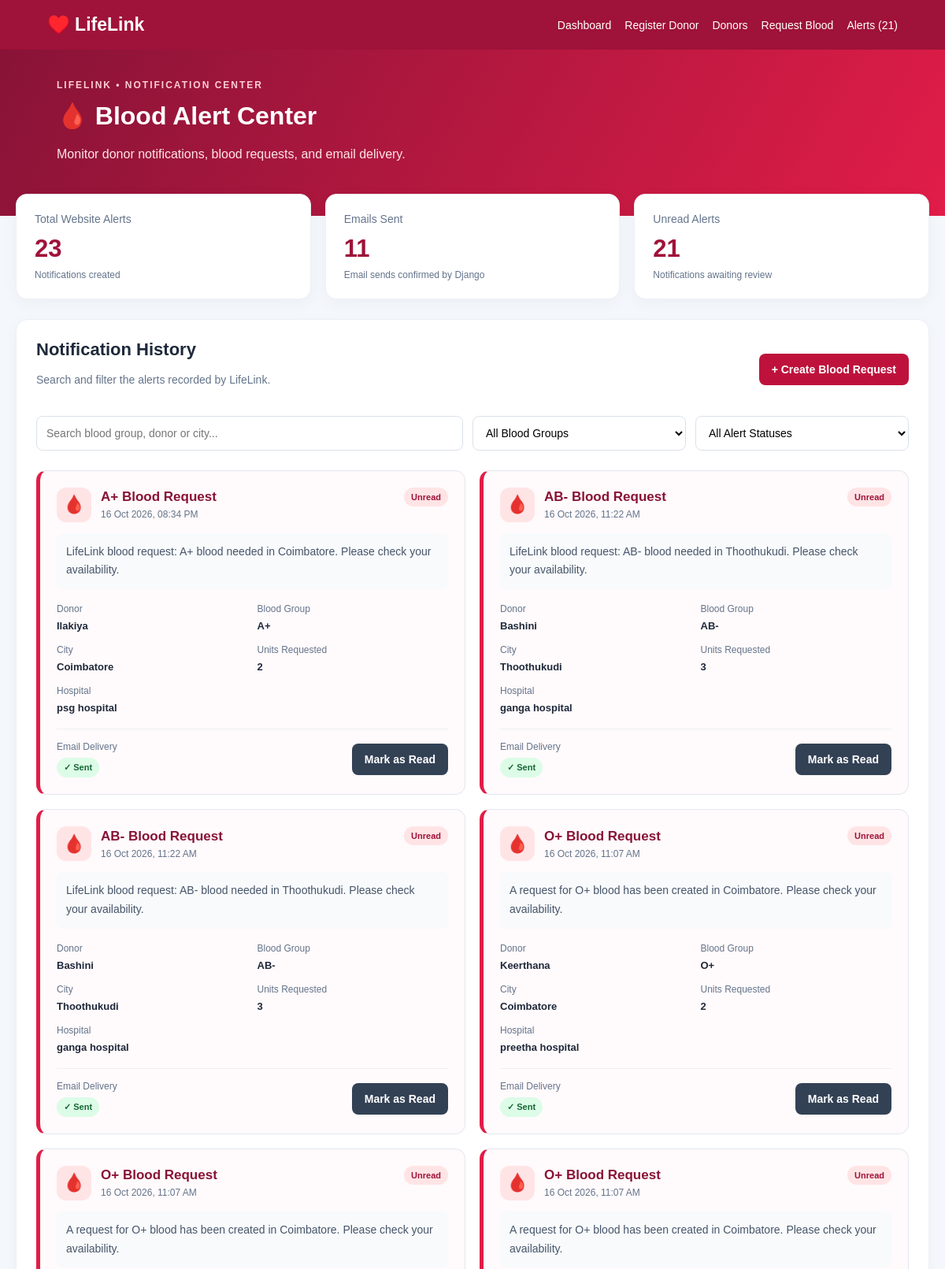
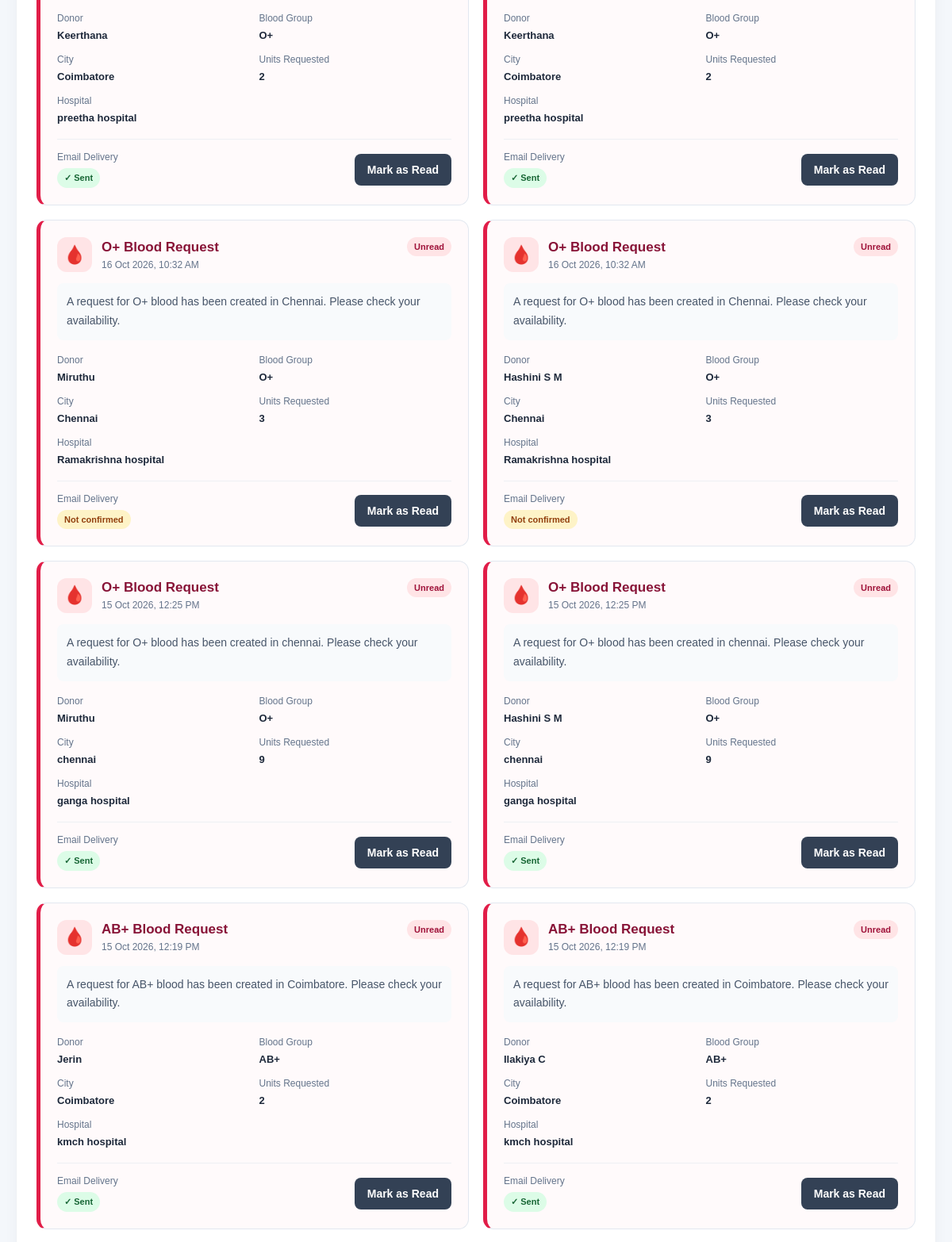
The app's page /alerts/ (upper part) with its own data (2 pictures, top to bottom).
### donors/models.py (models this page shows, shortened)
class DonorAlert(models.Model):
    donor = models.ForeignKey(
        Donor,
        on_delete=models.CASCADE,
        related_name="blood_alerts",
    )
    blood_request = models.ForeignKey(
        BloodRequest,
        on_delete=models.CASCADE,
        related_name="alerts",
    )
    message = models.CharField(max_length=250)
    email_sent = models.BooleanField(default=False)
    is_read = models.BooleanField(default=False)
    created_at = models.DateTimeField(auto_now_add=True)
    class Meta:
        ordering = ["-created_at"]

class BloodRequest(models.Model):
    BLOOD_GROUPS = [
        ("A+", "A+"), ("A-", "A-"),
        ("B+", "B+"), ("B-", "B-"),
        ("AB+", "AB+"), ("AB-", "AB-"),
        ("O+", "O+"), ("O-", "O-"),
    ]
    patient_name = models.CharField(max_length=100)
    blood_group = models.CharField(
        max_length=3, choices=BLOOD_GROUPS
    )
    city = models.CharField(max_length=100)
    contact_email = models.EmailField()
    units = models.PositiveSmallIntegerField(default=1)
    hospital = models.CharField(max_length=150, blank=True)
    created_at = models.DateTimeField(auto_now_add=True)
    status = models.CharField(
        max_length=20,
        default="Pending",
        choices=[
            ("Pending", "Pending"),
            ("Fulfilled", "Fulfilled"),
            ("Cancelled", "Cancelled"),
        ],
    )

class Donor(models.Model):
    name = models.CharField(max_length=100)
    age = models.IntegerField()
    gender = models.CharField(max_length=10)
    blood_group = models.CharField(max_length=5)
    phone = models.CharField(max_length=15)
    address = models.TextField()
    email = models.EmailField(blank=True, default="")
    city = models.CharField(max_length=100, default="")
    is_available = models.BooleanField(default=True)

### donors/views.py (the view)
# urls.py: path('alerts/', views.alerts, name='alerts'),
def alerts(request):
    all_alerts = DonorAlert.objects.select_related(
        "donor", "blood_request"
    ).order_by("-created_at")
    context = {
        "alerts": all_alerts,
        "alert_count": all_alerts.count(),
        "email_count": all_alerts.filter(email_sent=True).count(),
        "unread_count": all_alerts.filter(is_read=False).count(),
    }
    return render(request, "donors/alerts.html", context)

### donors/templates/donors/alerts.html (shortened to what this page needs)
{% load static %}
<!DOCTYPE html>
<html lang="en">
<head>
</head>
<body>
    <nav class="navbar">
        <a class="brand" href="{% url 'home' %}">♥️ LifeLink</a>
        <div class="nav-links">
            <a href="{% url 'home' %}">Dashboard</a>
            <a href="{% url 'register_donor' %}">Register Donor</a>
            <a href="{% url 'donor_list' %}">Donors</a>
            <a href="{% url 'request_blood' %}">Request Blood</a>
            <a href="{% url 'alerts' %}">Alerts ({{ unread_count }})</a>
        </div>
    </nav>
    <header class="hero">
        <span class="eyebrow">LIFELINK • NOTIFICATION CENTER</span>
        <h1>🩸 Blood Alert Center</h1>
        <p>
            Monitor donor notifications, blood requests, and email delivery.
        </p>
    </header>
    <main class="container">
        <section class="stats">
            <article class="stat-card">
                <p class="stat-label">Total Website Alerts</p>
                <h2 class="stat-number">{{ alert_count }}</h2>
                <p class="stat-note">Notifications created</p>
            </article>
            <article class="stat-card">
                <p class="stat-label">Emails Sent</p>
                <h2 class="stat-number">{{ email_count }}</h2>
                <p class="stat-note">Email sends confirmed by Django</p>
            </article>
            <article class="stat-card">
                <p class="stat-label">Unread Alerts</p>
                <h2 class="stat-number">{{ unread_count }}</h2>
                <p class="stat-note">Notifications awaiting review</p>
            </article>
        </section>
        <section class="panel">
            <div class="section-heading">
                <div>
                    <h2>Notification History</h2>
                    <p class="muted">
                        Search and filter the alerts recorded by LifeLink.
                    </p>
                </div>
                <a class="button" href="{% url 'request_blood' %}">
                    + Create Blood Request
                </a>
            </div>
            <div class="filters">
                <input
                    type="search"
                    id="alertSearch"
                    placeholder="Search blood group, donor or city..."
                    aria-label="Search alerts"
                >
                <select id="bloodFilter" aria-label="Filter by blood group">
                    <option value="">All Blood Groups</option>
                </select>
                <select id="statusFilter" aria-label="Filter by alert status">
                    <option value="">All Alert Statuses</option>
                </select>
            </div>
            <div class="alert-list" id="alertList">
                {% for alert in alerts %}
                    <article
                        class="alert-card {% if not alert.is_read %}unread{% endif %}"
                        data-blood="{{ alert.blood_request.blood_group|upper }}"
                        data-status="{% if alert.is_read %}read{% else %}unread{% endif %}"
                    >
                        <div class="alert-header">
                            <div class="blood-title">
                                <div class="blood-icon">🩸</div>
                                <div>
                                    <h3>
                                        {{ alert.blood_request.blood_group }}
                                        Blood Request
                                    </h3>
                                    <p>
                                        {{ alert.created_at|date:"d M Y, h:i A" }}
                                    </p>
                                </div>
                            </div>
                            {% if alert.is_read %}
                                <span class="badge badge-read">Read</span>
                            {% else %}
                                <span class="badge badge-unread">Unread</span>
                            {% endif %}
                        </div>
                        <div class="alert-message">
                            {{ alert.message }}
                        </div>
                        <div class="details">
                            <div>
                                <span class="detail-label">Donor</span>
                                <span class="detail-value">
                                    {{ alert.donor.name }}
                                </span>
                            </div>
                            <div>
                                <span class="detail-label">Blood Group</span>
                                <span class="detail-value">
                                    {{ alert.blood_request.blood_group }}
                                </span>
                            </div>
                            <div>
                                <span class="detail-label">City</span>
                                <span class="detail-value">
                                    {{ alert.blood_request.city }}
                                </span>
                            </div>
                            <div>
                                <span class="detail-label">Units Requested</span>
                                <span class="detail-value">
                                    {{ alert.blood_request.units }}
                                </span>
                            </div>
                            <div style="grid-column: 1 / -1;">
                                <span class="detail-label">Hospital</span>
                                <span class="detail-value">
                                    {{ alert.blood_request.hospital|default:"Not specified" }}
                                </span>
                            </div>
                        </div>
                        <div class="delivery">
                            <div>
                                <div class="delivery-label">Email Delivery</div>
                                {% if alert.email_sent %}
                                    <span class="badge badge-sent">
                                        ✓ Sent
                                    </span>
                                {% else %}
                                    <span class="badge badge-pending">
                                        Not confirmed
                                    </span>
                                {% endif %}
                            </div>
                            {% if not alert.is_read %}
                                <form method="post"
                                      action="{% url 'mark_alert_read' alert.id %}">
                                    <button class="button button-secondary"
                                            type="submit">
                                        Mark as Read
                                    </button>
                                </form>
                            {% endif %}
                        </div>
                    </article>
                {% endfor %}
            </div>
        </section>
    </main>
</body>
</html>

### donors/templates/donors/alerts.html (style rules this page uses)
* { box-sizing: border-box; }
body { margin: 0; font-family: Arial, sans-serif; background: #f4f7fb; color: #1e293b; }
.navbar { background: #9f1239; color: white; padding: 18px 5%; display: flex; align-items: center; justify-content: space-between; gap: 15px; flex-wrap: wrap; }
.brand { color: white; font-size: 23px; font-weight: bold; text-decoration: none; }
.nav-links { display: flex; flex-wrap: wrap; gap: 17px; }
.nav-links a { color: white; text-decoration: none; font-size: 14px; }
.hero { background: linear-gradient(120deg, #881337, #e11d48); color: white; padding: 35px 6% 65px; }
.eyebrow { font-size: 12px; font-weight: bold; letter-spacing: 2px; color: #fecdd3; }
.hero h1 { font-size: 32px; margin: 12px 0; }
.hero p { color: #ffe4e6; line-height: 1.7; margin-bottom: 0; }
.container { max-width: 1250px; margin: -28px auto 40px; padding: 0 20px; position: relative; }
.stats { display: grid; grid-template-columns: repeat(3, 1fr); gap: 18px; margin-bottom: 25px; }
.stat-card { background: white; padding: 23px; border-radius: 14px; box-shadow: 0 5px 20px #0f172a0a; border: 1px solid #edf0f4; }
.stat-label { color: #64748b; font-size: 14px; margin: 0 0 12px; }
.stat-number { font-size: 31px; margin: 0; color: #9f1239; }
.stat-note { color: #64748b; font-size: 12px; margin-bottom: 0; margin-top: 8px; }
.panel { background: white; padding: 25px; border-radius: 15px; box-shadow: 0 5px 20px #0f172a08; border: 1px solid #edf0f4; }
.section-heading { display: flex; align-items: center; justify-content: space-between; gap: 15px; flex-wrap: wrap; margin-bottom: 20px; }
.section-heading h2 { margin: 0 0 7px; font-size: 22px; }
.muted { color: #64748b; font-size: 14px; line-height: 1.6; }
.button { display: inline-block; border: none; border-radius: 8px; padding: 12px 16px; background: #be123c; color: white; text-decoration: none; font-size: 14px; font-weight: bold; cursor: pointer; }
.button-secondary { background: #334155; }
.filters { display: grid; grid-template-columns: 2fr 1fr 1fr; gap: 12px; margin: 20px 0 25px; }
.filters input, .filters select { width: 100%; padding: 12px; border: 1px solid #dbe2ea; border-radius: 8px; font-size: 14px; background: white; min-width: 0; }
.alert-list { display: grid; grid-template-columns: repeat(2, minmax(0, 1fr)); gap: 18px; }
.alert-card { background: #fff; border: 1px solid #e2e8f0; border-left: 5px solid #cbd5e1; border-radius: 13px; padding: 21px; min-width: 0; transition: box-shadow 0.2s; }
.alert-card.unread { background: #fffafb; border-left-color: #e11d48; }
.alert-header { display: flex; justify-content: space-between; align-items: flex-start; gap: 10px; margin-bottom: 14px; }
.blood-title { display: flex; gap: 12px; align-items: center; min-width: 0; }
.blood-icon { width: 44px; height: 44px; border-radius: 12px; background: #ffe4e6; color: #9f1239; display: flex; justify-content: center; align-items: center; font-size: 23px; flex-shrink: 0; }
.blood-title h3 { font-size: 17px; margin: 0 0 5px; color: #881337; overflow-wrap: anywhere; }
.blood-title p { margin: 0; color: #64748b; font-size: 12px; }
.badge { display: inline-block; padding: 6px 9px; border-radius: 20px; font-size: 11px; font-weight: bold; white-space: nowrap; }
.badge-unread { color: #9f1239; background: #ffe4e6; }
.badge-sent { color: #166534; background: #dcfce7; }
.badge-pending { color: #92400e; background: #fef3c7; }
.alert-message { background: #f8fafc; border-radius: 8px; padding: 12px; color: #475569; font-size: 14px; line-height: 1.7; overflow-wrap: anywhere; }
.details { display: grid; grid-template-columns: 1fr 1fr; gap: 15px 12px; margin: 18px 0; }
.detail-label { display: block; color: #64748b; font-size: 12px; margin-bottom: 5px; }
.detail-value { font-size: 13px; font-weight: bold; overflow-wrap: anywhere; }
.delivery { border-top: 1px solid #edf0f4; padding-top: 15px; display: flex; justify-content: space-between; align-items: center; gap: 10px; flex-wrap: wrap; }
.delivery-label { font-size: 12px; color: #64748b; margin-bottom: 7px; }

### records on screen
DonorAlert: blood_request.blood_group "A+", created_at "16 Oct 2026, 08:34 PM", is_read "Unread", message "LifeLink blood request: A+ blood needed in Coimbatore. Please check your availability.", donor.name "Ilakiya", blood_request.city "Coimbatore", blood_request.units "2", blood_request.hospital "psg hospital", email_sent "✓ Sent"
DonorAlert: blood_request.blood_group "AB-", created_at "16 Oct 2026, 11:22 AM", is_read "Unread", message "LifeLink blood request: AB- blood needed in Thoothukudi. Please check your availability.", donor.name "Bashini", blood_request.city "Thoothukudi", blood_request.units "3", blood_request.hospital "ganga hospital", email_sent "✓ Sent"
DonorAlert: blood_request.blood_group "AB-", created_at "16 Oct 2026, 11:22 AM", is_read "Unread", message "LifeLink blood request: AB- blood needed in Thoothukudi. Please check your availability.", donor.name "Bashini", blood_request.city "Thoothukudi", blood_request.units "3", blood_request.hospital "ganga hospital", email_sent "✓ Sent"
DonorAlert: blood_request.blood_group "O+", created_at "16 Oct 2026, 11:07 AM", is_read "Unread", message "A request for O+ blood has been created in Coimbatore. Please check your availability.", donor.name "Keerthana", blood_request.city "Coimbatore", blood_request.units "2", blood_request.hospital "preetha hospital", email_sent "✓ Sent"
DonorAlert: blood_request.blood_group "O+", created_at "16 Oct 2026, 11:07 AM", is_read "Unread", message "A request for O+ blood has been created in Coimbatore. Please check your availability.", donor.name "Keerthana", blood_request.city "Coimbatore", blood_request.units "2", blood_request.hospital "preetha hospital", email_sent "✓ Sent"
DonorAlert: blood_request.blood_group "O+", created_at "16 Oct 2026, 11:07 AM", is_read "Unread", message "A request for O+ blood has been created in Coimbatore. Please check your availability.", donor.name "Keerthana", blood_request.city "Coimbatore", blood_request.units "2", blood_request.hospital "preetha hospital", email_sent "✓ Sent"
DonorAlert: blood_request.blood_group "O+", created_at "16 Oct 2026, 10:32 AM", is_read "Unread", message "A request for O+ blood has been created in Chennai. Please check your availability.", donor.name "Miruthu", blood_request.city "Chennai", blood_request.units "3", blood_request.hospital "Ramakrishna hospital", email_sent "Not confirmed"
DonorAlert: blood_request.blood_group "O+", created_at "16 Oct 2026, 10:32 AM", is_read "Unread", message "A request for O+ blood has been created in Chennai. Please check your availability.", donor.name "Hashini S M", blood_request.city "Chennai", blood_request.units "3", blood_request.hospital "Ramakrishna hospital", email_sent "Not confirmed"
DonorAlert: blood_request.blood_group "O+", created_at "15 Oct 2026, 12:25 PM", is_read "Unread", message "A request for O+ blood has been created in chennai. Please check your availability.", donor.name "Miruthu", blood_request.city "chennai", blood_request.units "9", blood_request.hospital "ganga hospital", email_sent "✓ Sent"
DonorAlert: blood_request.blood_group "O+", created_at "15 Oct 2026, 12:25 PM", is_read "Unread", message "A request for O+ blood has been created in chennai. Please check your availability.", donor.name "Hashini S M", blood_request.city "chennai", blood_request.units "9", blood_request.hospital "ganga hospital", email_sent "✓ Sent"
DonorAlert: blood_request.blood_group "AB+", created_at "15 Oct 2026, 12:19 PM", is_read "Unread", message "A request for AB+ blood has been created in Coimbatore. Please check your availability.", donor.name "Jerin", blood_request.city "Coimbatore", blood_request.units "2", blood_request.hospital "kmch hospital", email_sent "✓ Sent"
DonorAlert: blood_request.blood_group "AB+", created_at "15 Oct 2026, 12:19 PM", is_read "Unread", message "A request for AB+ blood has been created in Coimbatore. Please check your availability.", donor.name "Ilakiya C", blood_request.city "Coimbatore", blood_request.units "2", blood_request.hospital "kmch hospital", email_sent "✓ Sent"

### other values on screen
{{ unread_count }} "21"
{{ alert_count }} "23"
{{ email_count }} "11"
